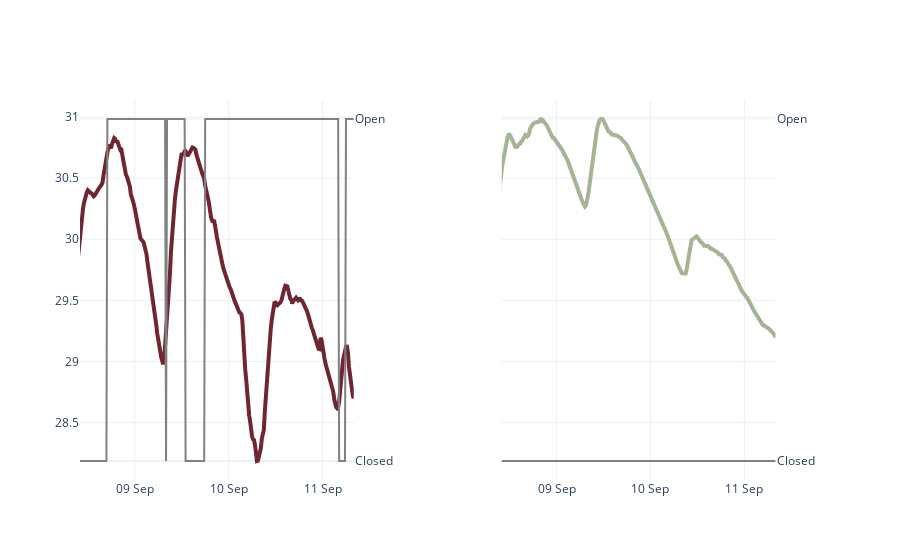

Write notebook code for a chart like this one.
### Code cell
fig = make_exp_plot(c00, c01)
fig.update_xaxes(
    dtick="D1",
    tickformat='%d %b')

### Figure 1 — Plotly figure (JSON) as saved in the notebook; plotly's stock layout.template omitted (floating-point values rounded to 4 significant figures; data arrays with more than 128 entries replaced by an {"elided": "..."} marker saying what was removed)
{"data": [{"line": {"width": 4}, "mode": "lines", "showlegend": false, "type": "scatter", "x": {"elided": "289 str values"}, "xaxis": "x", "y": {"elided": "289 float values"}, "yaxis": "y"}, {"marker": {"color": "gray"}, "mode": "lines", "showlegend": false, "type": "scatter", "x": {"elided": "289 str values"}, "xaxis": "x", "y": {"elided": "289 int values"}, "yaxis": "y2"}, {"line": {"width": 4}, "mode": "lines", "showlegend": false, "type": "scatter", "x": {"elided": "289 str values"}, "xaxis": "x2", "y": {"elided": "289 float values"}, "yaxis": "y3"}, {"marker": {"color": "gray"}, "mode": "lines", "showlegend": false, "type": "scatter", "x": {"elided": "289 str values"}, "xaxis": "x2", "y": {"elided": "289 int values"}, "yaxis": "y4"}], "layout": {"xaxis": {"anchor": "y", "domain": [0, 0.37], "dtick": "D1", "range": ["2022-09-08T10:00:00", "2022-09-11T08:00:00"], "tickformat": "%d %b"}, "xaxis2": {"anchor": "y3", "domain": [0.57, 0.94], "dtick": "D1", "range": ["2022-09-08T10:00:00", "2022-09-11T08:00:00"], "tickformat": "%d %b"}, "yaxis": {"anchor": "x", "domain": [0, 1]}, "yaxis2": {"anchor": "x", "overlaying": "y", "side": "right", "tickmode": "array", "ticktext": ["Closed", "Open"], "tickvals": [0, 1]}, "yaxis3": {"anchor": "x2", "domain": [0, 1], "matches": "y", "showticklabels": false}, "yaxis4": {"anchor": "x2", "overlaying": "y3", "side": "right", "tickmode": "array", "ticktext": ["Closed", "Open"], "tickvals": [0, 1]}}}
